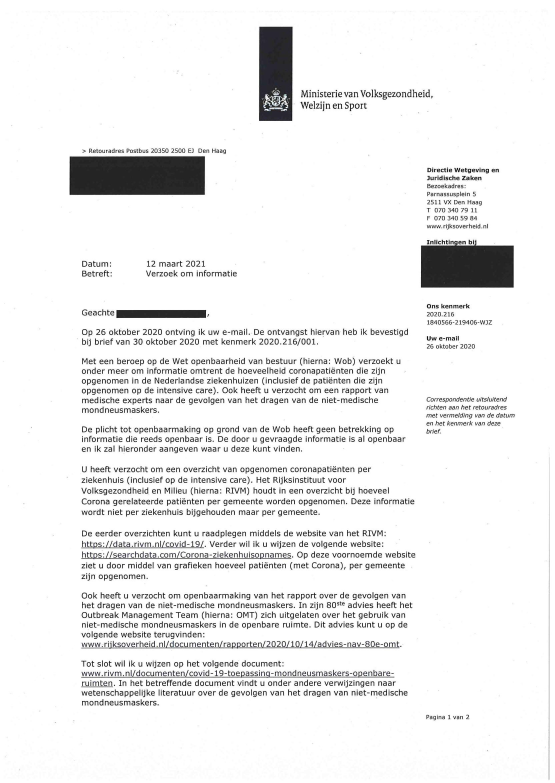
#> input picture experiments/detect/page2.jpg, 1665 x 2347 px, found by its file name (shown at 1/3 size)
$ jupyter execute Update-testing.ipynb   (text cells are left out)
#> lines starting #> are read from the running program, lines starting #| are printed output that depends on the picture; pictures that were not available may be replaced by others from this repository, and a replacement may not be noted
[cell 1]
# first import packages
import numpy as np
import cv2

#Load Image and template
img = cv2.resize(cv2.imread('page2.jpg', 0), (0, 0), fx=0.8, fy=0.8)
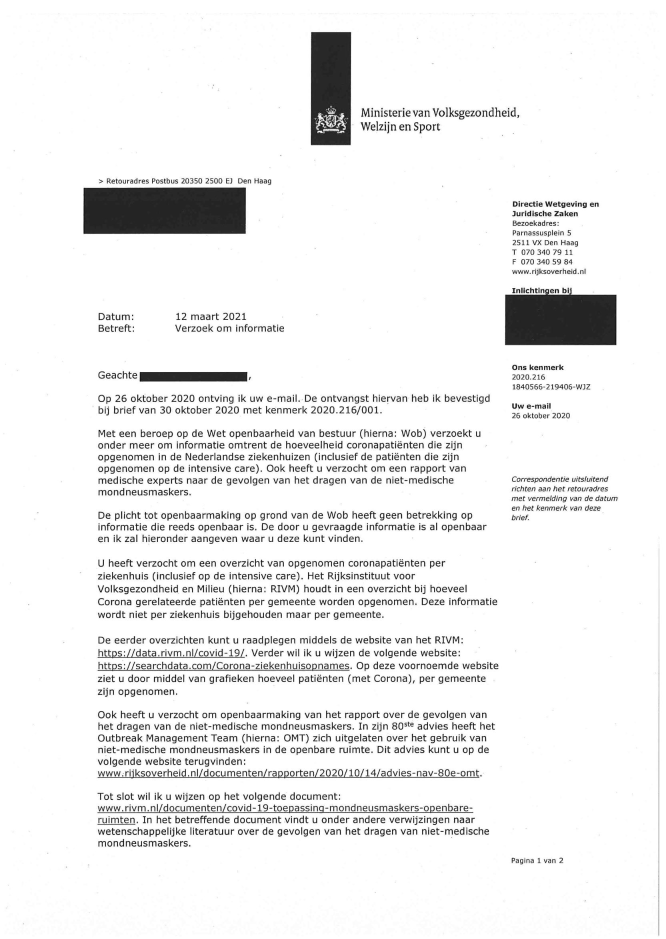
#> img: shape (1878, 1332) (shown at 1/2 size); min 1, max 255, mean 238.4
template = cv2.resize(cv2.imread('temp1.jpg', 0), (0, 0), fx=0.8, fy=0.8)
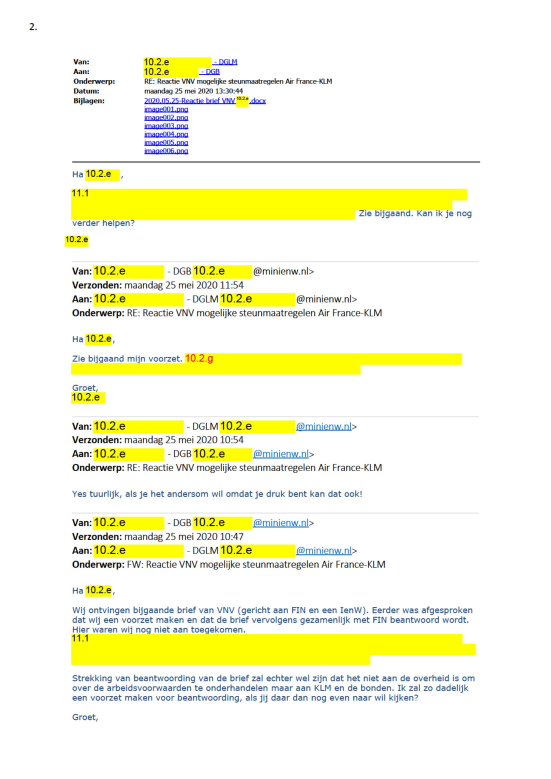
#> input picture experiments/detect/page0.jpg, 1653 x 2337 px, given in place of temp1.jpg, which was not available (shown at 1/3 size)
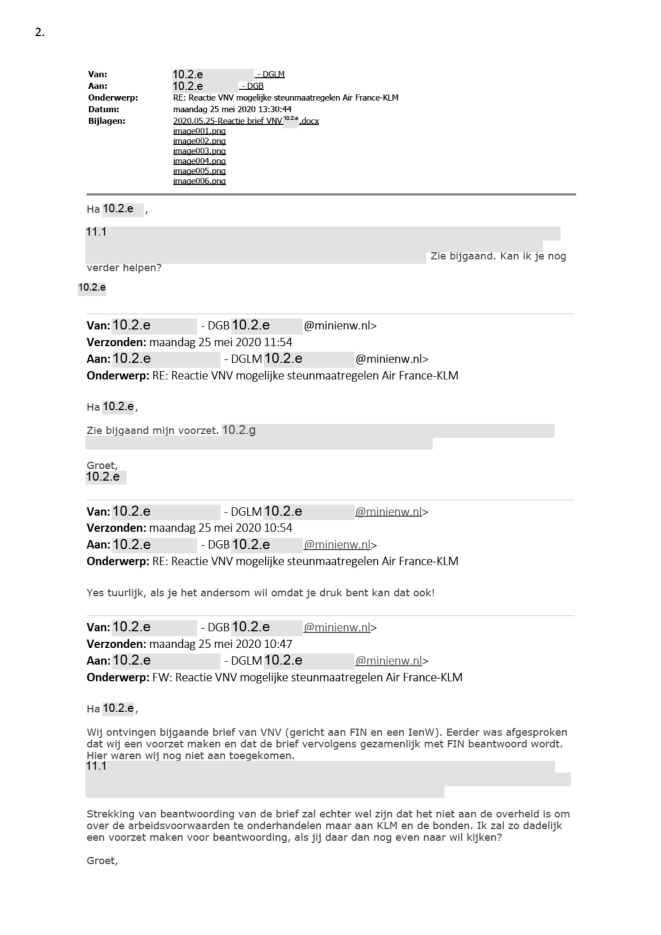
#> template: shape (1870, 1322) (shown at 1/2 size); min 0, max 255, mean 245.2
h, w = template.shape
#> h = 1870; w = 1322

[cell 2]
#array of methods
methods = [cv2.TM_CCOEFF, cv2.TM_CCOEFF_NORMED, cv2.TM_CCORR,
            cv2.TM_CCORR_NORMED, cv2.TM_SQDIFF, cv2.TM_SQDIFF_NORMED]

[cell 3]
#loop through mthods and check if there's a match
for method in methods:
    img2 = img.copy()

    result = cv2.matchTemplate(img2, template, method)
    min_val, max_val, min_loc, max_loc = cv2.minMaxLoc(result)
    if method in [cv2.TM_SQDIFF, cv2.TM_SQDIFF_NORMED]:
        location = min_loc
    else:
        location = max_loc

    bottom_right = (location[0] + w, location[1] + h)
    cv2.rectangle(img2, location, bottom_right, 255, 5)
    cv2.imshow('Match', img2)
    cv2.waitKey(0)
    cv2.destroyAllWindows()
#> this loop made 6 passes
#> (min_val, max_val, min_loc, max_loc) on passes 1, 2, 4, 5, 6: (207753344, 284751392, (9, 0), (5, 8)), (0.0511, 0.0701, (9, 0), (5, 8)), (0.97, 0.971, (9, 0), (5, 8)), (8.74e+09, 8.9e+09, (5, 8), (9, 0)), (0.0587, 0.0597, (5, 8), (9, 0))
#> (max_val, min_loc, max_loc) on pass 3: (1.45e+11, (9, 0), (5, 8))
